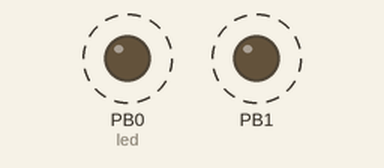
Recording of a program running on a simulated ATmega328P, built with avr-gcc and emulated at 16 MHz. Shown: output pins drawn as LEDs (lit = HIGH). Dashed ring = blinking.

Above: at 0.19 s.
Timing chart, 0 to 3.0 s (numbered marks = the images above):
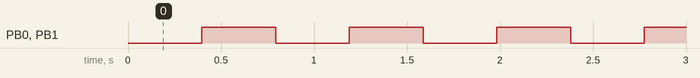

Measured:
- by itself, PB0 (led), PB1: alternates HIGH for 0.40 s and LOW for 0.40 s

The program:

timers.c
```c
/*
 * timers.c
 *
 * Created: 8/22/2015 4:16:17 PM
 *  Author: DipTi
 */


#include "avr/io.h"
#include "util/delay.h"
#include "avr/interrupt.h"

// global variable to count the number of overflows
volatile uint8_t tot_overflow;


void timer0_init(){
	// set up timer with prescaler = 256
	TCCR0B |= (1 << CS02)|(1 << CS00);

	// initialize counter
	TCNT0 = 0;

	// enable overflow interrupt
	TIMSK0 |= (1 << TOIE0);

	// enable global interrupts
	sei();

	// initialize overflow counter variable
	tot_overflow = 0;
}
// TIMER0 overflow interrupt service routine
// called whenever TCNT0 overflows

ISR(TIMER0_OVF_vect){
	// keep a track of number of overflows
	tot_overflow++;
}

int main(void){
	// connect led to pin PC0
	DDRB |= (1 << PORTB0)|(1<< PORTB1);

	// initialize timer
	timer0_init();

	// loop forever
	while(1){
		// check if no. of overflows = 12
		if (tot_overflow >= 24){
			// check if the timer count reaches 53
			if (TCNT0 >= 53){
				PORTB ^= (1 << PORTB0)|(1 << PORTB1);    // toggles the led
				TCNT0 = 0;            // reset counter
				tot_overflow = 0;     // reset overflow counter
			}
		}
	}
}
```
